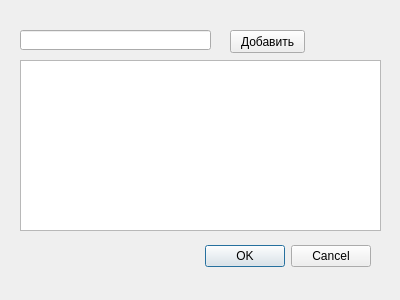
<?xml version="1.0" encoding="UTF-8"?>
<ui version="4.0">
 <class>nastorika_text</class>
 <widget class="QDialog" name="nastorika_text">
  <property name="geometry">
   <rect>
    <x>0</x>
    <y>0</y>
    <width>400</width>
    <height>300</height>
   </rect>
  </property>
  <property name="windowTitle">
   <string>Dialog</string>
  </property>
  <widget class="QDialogButtonBox" name="buttonBox">
   <property name="geometry">
    <rect>
     <x>30</x>
     <y>240</y>
     <width>341</width>
     <height>32</height>
    </rect>
   </property>
   <property name="orientation">
    <enum>Qt::Horizontal</enum>
   </property>
   <property name="standardButtons">
    <set>QDialogButtonBox::Cancel|QDialogButtonBox::Ok</set>
   </property>
  </widget>
  <widget class="QLineEdit" name="textsize">
   <property name="geometry">
    <rect>
     <x>20</x>
     <y>30</y>
     <width>191</width>
     <height>20</height>
    </rect>
   </property>
  </widget>
  <widget class="QPushButton" name="pushButton">
   <property name="geometry">
    <rect>
     <x>230</x>
     <y>30</y>
     <width>75</width>
     <height>23</height>
    </rect>
   </property>
   <property name="text">
    <string>Добавить</string>
   </property>
  </widget>
  <widget class="QListWidget" name="listWidget">
   <property name="geometry">
    <rect>
     <x>20</x>
     <y>60</y>
     <width>361</width>
     <height>171</height>
    </rect>
   </property>
  </widget>
 </widget>
 <resources/>
 <connections>
  <connection>
   <sender>buttonBox</sender>
   <signal>accepted()</signal>
   <receiver>nastorika_text</receiver>
   <slot>accept()</slot>
   <hints>
    <hint type="sourcelabel">
     <x>248</x>
     <y>254</y>
    </hint>
    <hint type="destinationlabel">
     <x>157</x>
     <y>274</y>
    </hint>
   </hints>
  </connection>
  <connection>
   <sender>buttonBox</sender>
   <signal>rejected()</signal>
   <receiver>nastorika_text</receiver>
   <slot>reject()</slot>
   <hints>
    <hint type="sourcelabel">
     <x>316</x>
     <y>260</y>
    </hint>
    <hint type="destinationlabel">
     <x>286</x>
     <y>274</y>
    </hint>
   </hints>
  </connection>
 </connections>
</ui>
